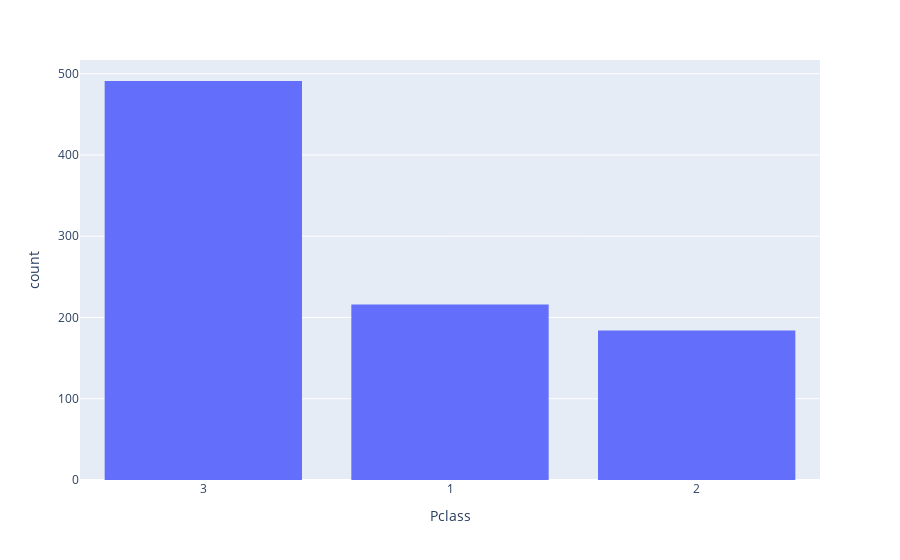

The notebook cell saved with this chart:
### Code cell
fig =px.histogram(df, "Pclass")
fig.update_xaxes(type="category")

### Figure 1 — Plotly figure (JSON) as saved in the notebook; plotly's stock layout.template omitted (floating-point values rounded to 4 significant figures; data arrays with more than 128 entries replaced by an {"elided": "..."} marker saying what was removed)
{"data": [{"bingroup": "x", "hovertemplate": "Pclass=%{x}<br>count=%{y}<extra></extra>", "legendgroup": "", "marker": {"color": "#636efa", "pattern": {"shape": ""}}, "name": "", "orientation": "v", "showlegend": false, "type": "histogram", "x": {"elided": "891 int values"}, "xaxis": "x", "yaxis": "y"}], "layout": {"barmode": "relative", "legend": {"tracegroupgap": 0}, "margin": {"t": 60}, "xaxis": {"anchor": "y", "domain": [0, 1], "title": {"text": "Pclass"}, "type": "category"}, "yaxis": {"anchor": "x", "domain": [0, 1], "title": {"text": "count"}}}}
